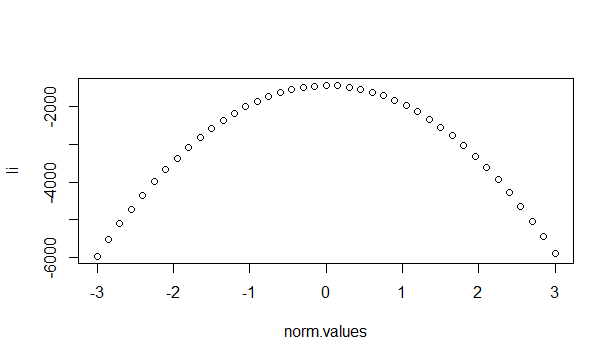

Write the R code that produced this figure.
rm(list=ls())

###part a
n<-1000
y.norm<-rnorm(n, mean = 0, sd = 1)
norm.m<-mean(y.norm) ###  method of moment estimator for mean
norm.v<-mean(y.norm*y.norm)
norm.var<-(norm.v-(norm.m*norm.m)) #method of moment estimator for variance
print(norm.m)
print(norm.var)

#### Part b
m<-c(0.2,0.3)
ml = nlminb(start=m,objective=function(mle)
{
  loglikelihood.norm<-(((n/2)*log(2*(22/7))) + ((n/2)*log(mle[2]*mle[2])) + ((1/(2*mle[2]*mle[2]))*sum((y.norm-mle[1])*(y.norm-mle[1]))))
  return(loglikelihood.norm)
})
print(ml[1])

###part c
norm.std<-1
li<-c()
norm.values<-seq(-3,3,by=0.15) ### generating a sequence
for(i in norm.values){
  loglikelihood.norm<-(((n/2)*log(2*(22/7))) + ((n/2)*log(norm.std*norm.std)) + ((1/(2*norm.std*norm.std))*sum((y.norm-i)*(y.norm-i))))
  li<-c(li,-loglikelihood.norm)
}
plot(norm.values,li)
